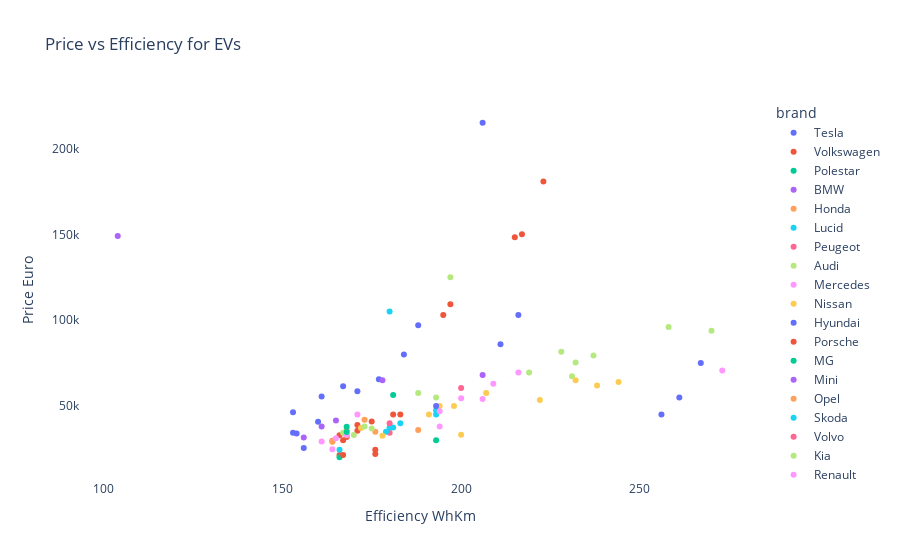

Notebook code cell kept with this figure:
### Markdown cell above
### 2c. Scatter plots of price by efficiency and range 

For this analysis, the full dataset is used to understand how price is related to efficiency and range in electric vehicles.

### Code cell
price_efficiency = px.scatter(data_frame=ev, title='Price vs Efficiency for EVs', x='efficiency_whkm', y='price_euro', 
           labels={'price_euro':'Price Euro', 'efficiency_whkm':'Efficiency WhKm'},
           color='brand')

price_efficiency.update_layout({
    'plot_bgcolor':'rgba(0, 0, 0, 0)',
    'paper_bgcolor':'rgba(0, 0, 0, 0)'
})

price_efficiency.update_xaxes(showgrid=False)
price_efficiency.update_yaxes(showgrid=False)

### Figure 1 — Plotly figure (JSON) as saved in the notebook; plotly's stock layout.template omitted (floating-point values rounded to 4 significant figures)
{"data": [{"hovertemplate": "brand=Tesla <br>Efficiency WhKm=%{x}<br>Price Euro=%{y}<extra></extra>", "legendgroup": "Tesla ", "marker": {"color": "#636efa", "symbol": "circle"}, "mode": "markers", "name": "Tesla ", "orientation": "v", "showlegend": true, "type": "scatter", "x": [161, 153, 171, 167, 267, 184, 206, 211, 188, 177, 261, 216, 256], "xaxis": "x", "y": [55480, 46380, 58620, 61480, 75000, 79990, 215000, 85990, 96990, 65620, 55000, 102990, 45000], "yaxis": "y"}, {"hovertemplate": "brand=Volkswagen <br>Efficiency WhKm=%{x}<br>Price Euro=%{y}<extra></extra>", "legendgroup": "Volkswagen ", "marker": {"color": "#EF553B", "symbol": "circle"}, "mode": "markers", "name": "Volkswagen ", "orientation": "v", "showlegend": true, "type": "scatter", "x": [167, 168, 175, 166, 183, 166, 171, 171], "xaxis": "x", "y": [30000, 31900, 40936, 21421, 45000, 33000, 38987, 35575], "yaxis": "y"}, {"hovertemplate": "brand=Polestar <br>Efficiency WhKm=%{x}<br>Price Euro=%{y}<extra></extra>", "legendgroup": "Polestar ", "marker": {"color": "#00cc96", "symbol": "circle"}, "mode": "markers", "name": "Polestar ", "orientation": "v", "showlegend": true, "type": "scatter", "x": [181], "xaxis": "x", "y": [56440], "yaxis": "y"}, {"hovertemplate": "brand=BMW <br>Efficiency WhKm=%{x}<br>Price Euro=%{y}<extra></extra>", "legendgroup": "BMW ", "marker": {"color": "#ab63fa", "symbol": "circle"}, "mode": "markers", "name": "BMW ", "orientation": "v", "showlegend": true, "type": "scatter", "x": [206, 178, 161, 165], "xaxis": "x", "y": [68040, 65000, 38017, 41526], "yaxis": "y"}, {"hovertemplate": "brand=Honda <br>Efficiency WhKm=%{x}<br>Price Euro=%{y}<extra></extra>", "legendgroup": "Honda ", "marker": {"color": "#FFA15A", "symbol": "circle"}, "mode": "markers", "name": "Honda ", "orientation": "v", "showlegend": true, "type": "scatter", "x": [168, 168], "xaxis": "x", "y": [32997, 35921], "yaxis": "y"}, {"hovertemplate": "brand=Lucid <br>Efficiency WhKm=%{x}<br>Price Euro=%{y}<extra></extra>", "legendgroup": "Lucid ", "marker": {"color": "#19d3f3", "symbol": "circle"}, "mode": "markers", "name": "Lucid ", "orientation": "v", "showlegend": true, "type": "scatter", "x": [180], "xaxis": "x", "y": [105000], "yaxis": "y"}, {"hovertemplate": "brand=Peugeot <br>Efficiency WhKm=%{x}<br>Price Euro=%{y}<extra></extra>", "legendgroup": "Peugeot ", "marker": {"color": "#FF6692", "symbol": "circle"}, "mode": "markers", "name": "Peugeot ", "orientation": "v", "showlegend": true, "type": "scatter", "x": [164, 180], "xaxis": "x", "y": [29682, 34361], "yaxis": "y"}, {"hovertemplate": "brand=Audi <br>Efficiency WhKm=%{x}<br>Price Euro=%{y}<extra></extra>", "legendgroup": "Audi ", "marker": {"color": "#B6E880", "symbol": "circle"}, "mode": "markers", "name": "Audi ", "orientation": "v", "showlegend": true, "type": "scatter", "x": [193, 197, 231, 228, 237, 188, 219, 270, 258], "xaxis": "x", "y": [55000, 125000, 67358, 81639, 79445, 57500, 69551, 93800, 96050], "yaxis": "y"}, {"hovertemplate": "brand=Mercedes <br>Efficiency WhKm=%{x}<br>Price Euro=%{y}<extra></extra>", "legendgroup": "Mercedes ", "marker": {"color": "#FF97FF", "symbol": "circle"}, "mode": "markers", "name": "Mercedes ", "orientation": "v", "showlegend": true, "type": "scatter", "x": [216, 171, 273], "xaxis": "x", "y": [69484, 45000, 70631], "yaxis": "y"}, {"hovertemplate": "brand=Nissan <br>Efficiency WhKm=%{x}<br>Price Euro=%{y}<extra></extra>", "legendgroup": "Nissan ", "marker": {"color": "#FECB52", "symbol": "circle"}, "mode": "markers", "name": "Nissan ", "orientation": "v", "showlegend": true, "type": "scatter", "x": [164, 172, 198, 200, 207, 191, 194, 232], "xaxis": "x", "y": [29234, 37237, 50000, 33246, 57500, 45000, 50000, 65000], "yaxis": "y"}, {"hovertemplate": "brand=Hyundai <br>Efficiency WhKm=%{x}<br>Price Euro=%{y}<extra></extra>", "legendgroup": "Hyundai ", "marker": {"color": "#636efa", "symbol": "circle"}, "mode": "markers", "name": "Hyundai ", "orientation": "v", "showlegend": true, "type": "scatter", "x": [160, 153, 154], "xaxis": "x", "y": [40795, 34459, 33971], "yaxis": "y"}, {"hovertemplate": "brand=Porsche <br>Efficiency WhKm=%{x}<br>Price Euro=%{y}<extra></extra>", "legendgroup": "Porsche ", "marker": {"color": "#EF553B", "symbol": "circle"}, "mode": "markers", "name": "Porsche ", "orientation": "v", "showlegend": true, "type": "scatter", "x": [223, 195, 197, 217, 215], "xaxis": "x", "y": [180781, 102945, 109302, 150000, 148301], "yaxis": "y"}, {"hovertemplate": "brand=MG <br>Efficiency WhKm=%{x}<br>Price Euro=%{y}<extra></extra>", "legendgroup": "MG ", "marker": {"color": "#00cc96", "symbol": "circle"}, "mode": "markers", "name": "MG ", "orientation": "v", "showlegend": true, "type": "scatter", "x": [193], "xaxis": "x", "y": [30000], "yaxis": "y"}, {"hovertemplate": "brand=Mini <br>Efficiency WhKm=%{x}<br>Price Euro=%{y}<extra></extra>", "legendgroup": "Mini ", "marker": {"color": "#ab63fa", "symbol": "circle"}, "mode": "markers", "name": "Mini ", "orientation": "v", "showlegend": true, "type": "scatter", "x": [156], "xaxis": "x", "y": [31681], "yaxis": "y"}, {"hovertemplate": "brand=Opel <br>Efficiency WhKm=%{x}<br>Price Euro=%{y}<extra></extra>", "legendgroup": "Opel ", "marker": {"color": "#FFA15A", "symbol": "circle"}, "mode": "markers", "name": "Opel ", "orientation": "v", "showlegend": true, "type": "scatter", "x": [164, 173, 176], "xaxis": "x", "y": [29146, 41906, 35000], "yaxis": "y"}, {"hovertemplate": "brand=Skoda <br>Efficiency WhKm=%{x}<br>Price Euro=%{y}<extra></extra>", "legendgroup": "Skoda ", "marker": {"color": "#19d3f3", "symbol": "circle"}, "mode": "markers", "name": "Skoda ", "orientation": "v", "showlegend": true, "type": "scatter", "x": [179, 166, 183, 193, 193, 181], "xaxis": "x", "y": [35000, 24534, 40000, 45000, 47500, 37500], "yaxis": "y"}, {"hovertemplate": "brand=Volvo <br>Efficiency WhKm=%{x}<br>Price Euro=%{y}<extra></extra>", "legendgroup": "Volvo ", "marker": {"color": "#FF6692", "symbol": "circle"}, "mode": "markers", "name": "Volvo ", "orientation": "v", "showlegend": true, "type": "scatter", "x": [200], "xaxis": "x", "y": [60437], "yaxis": "y"}, {"hovertemplate": "brand=Kia <br>Efficiency WhKm=%{x}<br>Price Euro=%{y}<extra></extra>", "legendgroup": "Kia ", "marker": {"color": "#B6E880", "symbol": "circle"}, "mode": "markers", "name": "Kia ", "orientation": "v", "showlegend": true, "type": "scatter", "x": [173, 175, 167, 170], "xaxis": "x", "y": [38105, 36837, 34400, 33133], "yaxis": "y"}, {"hovertemplate": "brand=Renault <br>Efficiency WhKm=%{x}<br>Price Euro=%{y}<extra></extra>", "legendgroup": "Renault ", "marker": {"color": "#FF97FF", "symbol": "circle"}, "mode": "markers", "name": "Renault ", "orientation": "v", "showlegend": true, "type": "scatter", "x": [165, 168, 164, 161, 194], "xaxis": "x", "y": [31184, 33133, 24790, 29234, 38000], "yaxis": "y"}, {"hovertemplate": "brand=Mazda <br>Efficiency WhKm=%{x}<br>Price Euro=%{y}<extra></extra>", "legendgroup": "Mazda ", "marker": {"color": "#FECB52", "symbol": "circle"}, "mode": "markers", "name": "Mazda ", "orientation": "v", "showlegend": true, "type": "scatter", "x": [178], "xaxis": "x", "y": [32646], "yaxis": "y"}, {"hovertemplate": "brand=Lexus <br>Efficiency WhKm=%{x}<br>Price Euro=%{y}<extra></extra>", "legendgroup": "Lexus ", "marker": {"color": "#636efa", "symbol": "circle"}, "mode": "markers", "name": "Lexus ", "orientation": "v", "showlegend": true, "type": "scatter", "x": [193], "xaxis": "x", "y": [50000], "yaxis": "y"}, {"hovertemplate": "brand=CUPRA <br>Efficiency WhKm=%{x}<br>Price Euro=%{y}<extra></extra>", "legendgroup": "CUPRA ", "marker": {"color": "#EF553B", "symbol": "circle"}, "mode": "markers", "name": "CUPRA ", "orientation": "v", "showlegend": true, "type": "scatter", "x": [181], "xaxis": "x", "y": [45000], "yaxis": "y"}, {"hovertemplate": "brand=SEAT <br>Efficiency WhKm=%{x}<br>Price Euro=%{y}<extra></extra>", "legendgroup": "SEAT ", "marker": {"color": "#00cc96", "symbol": "circle"}, "mode": "markers", "name": "SEAT ", "orientation": "v", "showlegend": true, "type": "scatter", "x": [166], "xaxis": "x", "y": [20129], "yaxis": "y"}, {"hovertemplate": "brand=Lightyear <br>Efficiency WhKm=%{x}<br>Price Euro=%{y}<extra></extra>", "legendgroup": "Lightyear ", "marker": {"color": "#ab63fa", "symbol": "circle"}, "mode": "markers", "name": "Lightyear ", "orientation": "v", "showlegend": true, "type": "scatter", "x": [104], "xaxis": "x", "y": [149000], "yaxis": "y"}, {"hovertemplate": "brand=Aiways <br>Efficiency WhKm=%{x}<br>Price Euro=%{y}<extra></extra>", "legendgroup": "Aiways ", "marker": {"color": "#FFA15A", "symbol": "circle"}, "mode": "markers", "name": "Aiways ", "orientation": "v", "showlegend": true, "type": "scatter", "x": [188], "xaxis": "x", "y": [36057], "yaxis": "y"}, {"hovertemplate": "brand=DS <br>Efficiency WhKm=%{x}<br>Price Euro=%{y}<extra></extra>", "legendgroup": "DS ", "marker": {"color": "#19d3f3", "symbol": "circle"}, "mode": "markers", "name": "DS ", "orientation": "v", "showlegend": true, "type": "scatter", "x": [180], "xaxis": "x", "y": [37422], "yaxis": "y"}, {"hovertemplate": "brand=Citroen <br>Efficiency WhKm=%{x}<br>Price Euro=%{y}<extra></extra>", "legendgroup": "Citroen ", "marker": {"color": "#FF6692", "symbol": "circle"}, "mode": "markers", "name": "Citroen ", "orientation": "v", "showlegend": true, "type": "scatter", "x": [180], "xaxis": "x", "y": [40000], "yaxis": "y"}, {"hovertemplate": "brand=Jaguar <br>Efficiency WhKm=%{x}<br>Price Euro=%{y}<extra></extra>", "legendgroup": "Jaguar ", "marker": {"color": "#B6E880", "symbol": "circle"}, "mode": "markers", "name": "Jaguar ", "orientation": "v", "showlegend": true, "type": "scatter", "x": [232], "xaxis": "x", "y": [75351], "yaxis": "y"}, {"hovertemplate": "brand=Ford <br>Efficiency WhKm=%{x}<br>Price Euro=%{y}<extra></extra>", "legendgroup": "Ford ", "marker": {"color": "#FF97FF", "symbol": "circle"}, "mode": "markers", "name": "Ford ", "orientation": "v", "showlegend": true, "type": "scatter", "x": [200, 209, 206, 194], "xaxis": "x", "y": [54475, 62900, 54000, 46900], "yaxis": "y"}, {"hovertemplate": "brand=Byton <br>Efficiency WhKm=%{x}<br>Price Euro=%{y}<extra></extra>", "legendgroup": "Byton ", "marker": {"color": "#FECB52", "symbol": "circle"}, "mode": "markers", "name": "Byton ", "orientation": "v", "showlegend": true, "type": "scatter", "x": [244, 222, 238], "xaxis": "x", "y": [64000, 53500, 62000], "yaxis": "y"}, {"hovertemplate": "brand=Sono <br>Efficiency WhKm=%{x}<br>Price Euro=%{y}<extra></extra>", "legendgroup": "Sono ", "marker": {"color": "#636efa", "symbol": "circle"}, "mode": "markers", "name": "Sono ", "orientation": "v", "showlegend": true, "type": "scatter", "x": [156], "xaxis": "x", "y": [25500], "yaxis": "y"}, {"hovertemplate": "brand=Smart <br>Efficiency WhKm=%{x}<br>Price Euro=%{y}<extra></extra>", "legendgroup": "Smart ", "marker": {"color": "#EF553B", "symbol": "circle"}, "mode": "markers", "name": "Smart ", "orientation": "v", "showlegend": true, "type": "scatter", "x": [176, 167, 176], "xaxis": "x", "y": [22030, 21387, 24565], "yaxis": "y"}, {"hovertemplate": "brand=Fiat <br>Efficiency WhKm=%{x}<br>Price Euro=%{y}<extra></extra>", "legendgroup": "Fiat ", "marker": {"color": "#00cc96", "symbol": "circle"}, "mode": "markers", "name": "Fiat ", "orientation": "v", "showlegend": true, "type": "scatter", "x": [168, 168], "xaxis": "x", "y": [34900, 37900], "yaxis": "y"}], "layout": {"legend": {"title": {"text": "brand"}, "tracegroupgap": 0}, "paper_bgcolor": "rgba(0, 0, 0, 0)", "plot_bgcolor": "rgba(0, 0, 0, 0)", "title": {"text": "Price vs Efficiency for EVs"}, "xaxis": {"anchor": "y", "domain": [0, 1], "showgrid": false, "title": {"text": "Efficiency WhKm"}}, "yaxis": {"anchor": "x", "domain": [0, 1], "showgrid": false, "title": {"text": "Price Euro"}}}}
